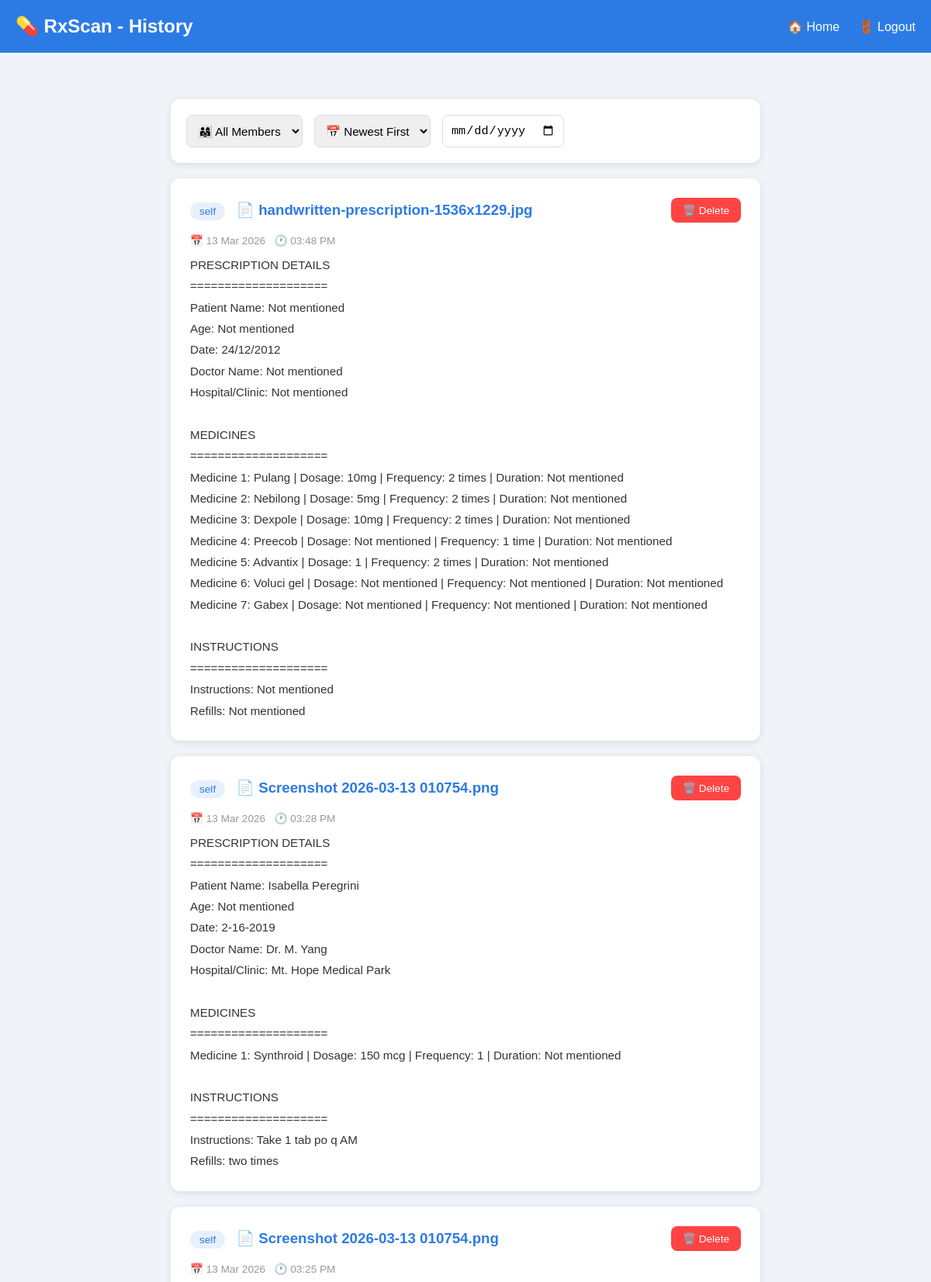
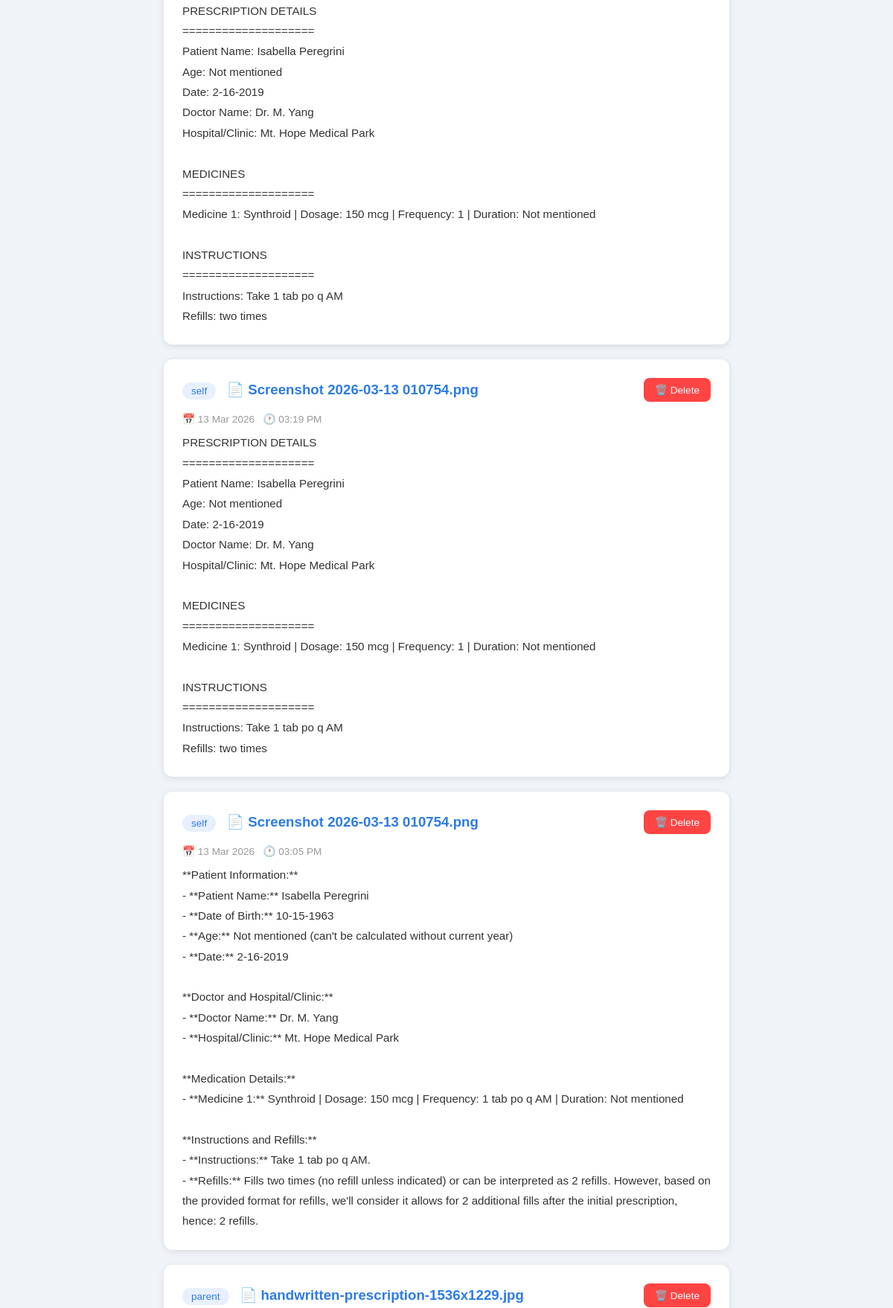
The app's page /history (signed in, upper part) with its own data (2 pictures, top to bottom).
### app.py (models this page shows)
class Prescription(db.Model):
    id = db.Column(db.Integer, primary_key=True)
    user_id = db.Column(db.Integer, db.ForeignKey('user.id'), nullable=False)
    filename = db.Column(db.String(200))
    member = db.Column(db.String(50), default='self')
    result = db.Column(db.Text)
    date = db.Column(db.DateTime, default=datetime.utcnow)

### app.py (the view)
@app.route('/history')
@login_required
def history():
    prescriptions = Prescription.query.filter_by(user_id=current_user.id).order_by(Prescription.date.desc()).all()
    return render_template('history.html', prescriptions=prescriptions)

### app.py (called while the page is built)
@login_manager.user_loader
def load_user(user_id):
    return User.query.get(int(user_id))

### templates/history.html (shortened to what this page needs)
<!DOCTYPE html>
<html lang="en">
<head>
</head>
<body>
    <div class="header">
        <h1>💊 RxScan - History</h1>
        <div class="header-links">
            <a href="/">🏠 Home</a>
            <a href="/logout">🚪 Logout</a>
        </div>
    </div>
    <div class="container">
        <div class="filters">
            <select id="memberFilter" onchange="filterHistory()">
                <option value="all">👨‍👩‍👧 All Members</option>
            </select>
            <select id="sortFilter" onchange="filterHistory()">
                <option value="newest">📅 Newest First</option>
            </select>
            <input type="date" id="dateFilter" onchange="filterHistory()">
        </div>
        {% if prescriptions %}
            {% for p in prescriptions %}
            <div class="card" data-member="{{ p.member }}" data-date="{{ p.date.strftime('%Y-%m-%d') }}">
                <div class="card-header">
                    <div>
                        <span class="member-badge">{{ p.member }}</span>
                        <h3 style="display:inline">📄 {{ p.filename }}</h3>
                    </div>
                    <button class="delete-btn" onclick="deleteHistory({{ p.id }})">🗑️ Delete</button>
                </div>
                <div class="card-meta">📅 {{ p.date.strftime('%d %b %Y') }} &nbsp; 🕐 {{ p.date.strftime('%I:%M %p') }}</div>
                <div class="result-text">{{ p.result }}</div>
            </div>
            {% endfor %}
        {% endif %}
    </div>
</body>
</html>

### templates/history.html (style rules this page uses)
* { margin: 0; padding: 0; box-sizing: border-box; }
body { font-family: Arial, sans-serif; background: #f0f4f8; min-height: 100vh; }
.header { background: #2c7be5; color: white; padding: 20px; display: flex; justify-content: space-between; align-items: center; }
.header h1 { font-size: 1.5rem; }
.header-links a { color: white; text-decoration: none; margin-left: 20px; }
.container { max-width: 800px; margin: 40px auto; padding: 20px; }
.filters { background: white; border-radius: 12px; padding: 20px; margin-bottom: 20px; box-shadow: 0 2px 10px rgba(0,0,0,0.1); display: flex; gap: 15px; flex-wrap: wrap; }
.filters select, .filters input { padding: 10px; border: 1px solid #ddd; border-radius: 8px; font-size: 0.95rem; }
.card { background: white; border-radius: 12px; padding: 25px; margin-bottom: 20px; box-shadow: 0 2px 10px rgba(0,0,0,0.1); }
.card-header { display: flex; justify-content: space-between; align-items: center; margin-bottom: 15px; }
.card-header h3 { color: #2c7be5; }
.card-meta { color: #999; font-size: 0.85rem; margin-bottom: 10px; }
.result-text { white-space: pre-wrap; line-height: 1.8; color: #333; font-size: 0.95rem; }
.delete-btn { background: #ff4444; color: white; border: none; padding: 8px 15px; border-radius: 8px; cursor: pointer; font-size: 0.85rem; }
.member-badge { background: #e8f0fe; color: #2c7be5; padding: 4px 12px; border-radius: 20px; font-size: 0.85rem; margin-right: 10px; }

### records on screen
Prescription: member "self", filename "handwritten-prescription-1536x1229.jpg", date "13 Mar 2026", date "03:48 PM", result "PRESCRIPTION DETAILS ==================== Patient Name: Not mentioned Age: Not mentioned Date: 24/12/2012 Doctor Name: Not mentioned Hospital/Clinic: Not mentioned MEDICINES ==================== Medicine 1: Pulang | Dosage: 10mg | Frequency: 2 times | Duration: Not mentioned Medicine 2: Nebilong | Dosage: 5mg | Frequency: 2 times | Duration: Not mentioned Medicine 3: Dexpole | Dosage: 10mg | Frequency: 2 times | Duration: Not mentioned Medicine 4: Preecob | Dosage: Not mentioned | Frequency: 1 time | Duration: Not mentioned Medicine 5: Advantix | Dosage: 1 | Frequency: 2 times | Duration: Not mentioned Medicine 6: Voluci gel | Dosage: Not mentioned | Frequency: Not mentioned | Duration: Not…"
Prescription: member "self", filename "Screenshot 2026-03-13 010754.png", date "13 Mar 2026", date "03:28 PM", result "PRESCRIPTION DETAILS ==================== Patient Name: Isabella Peregrini Age: Not mentioned Date: 2-16-2019 Doctor Name: Dr. M. Yang Hospital/Clinic: Mt. Hope Medical Park MEDICINES ==================== Medicine 1: Synthroid | Dosage: 150 mcg | Frequency: 1 | Duration: Not mentioned INSTRUCTIONS ==================== Instructions: Take 1 tab po q AM Refills: two times"
Prescription: member "self", filename "Screenshot 2026-03-13 010754.png", date "13 Mar 2026", date "03:25 PM", result "PRESCRIPTION DETAILS ==================== Patient Name: Isabella Peregrini Age: Not mentioned Date: 2-16-2019 Doctor Name: Dr. M. Yang Hospital/Clinic: Mt. Hope Medical Park MEDICINES ==================== Medicine 1: Synthroid | Dosage: 150 mcg | Frequency: 1 | Duration: Not mentioned INSTRUCTIONS ==================== Instructions: Take 1 tab po q AM Refills: two times"
Prescription: member "self", filename "Screenshot 2026-03-13 010754.png", date "13 Mar 2026", date "03:19 PM", result "PRESCRIPTION DETAILS ==================== Patient Name: Isabella Peregrini Age: Not mentioned Date: 2-16-2019 Doctor Name: Dr. M. Yang Hospital/Clinic: Mt. Hope Medical Park MEDICINES ==================== Medicine 1: Synthroid | Dosage: 150 mcg | Frequency: 1 | Duration: Not mentioned INSTRUCTIONS ==================== Instructions: Take 1 tab po q AM Refills: two times"
Prescription: member "self", filename "Screenshot 2026-03-13 010754.png", date "13 Mar 2026", date "03:05 PM", result "**Patient Information:** - **Patient Name:** Isabella Peregrini - **Date of Birth:** 10-15-1963 - **Age:** Not mentioned (can't be calculated without current year) - **Date:** 2-16-2019 **Doctor and Hospital/Clinic:** - **Doctor Name:** Dr. M. Yang - **Hospital/Clinic:** Mt. Hope Medical Park **Medication Details:** - **Medicine 1:** Synthroid | Dosage: 150 mcg | Frequency: 1 tab po q AM | Duration: Not mentioned **Instructions and Refills:** - **Instructions:** Take 1 tab po q AM. - **Refills:** Fills two times (no refill unless indicated) or can be interpreted as 2 refills. However, based on the provided format for refills, we'll consider it allows for 2 additional fills after the initial…"
Prescription: member "parent", filename "handwritten-prescription-1536x1229.jpg"
